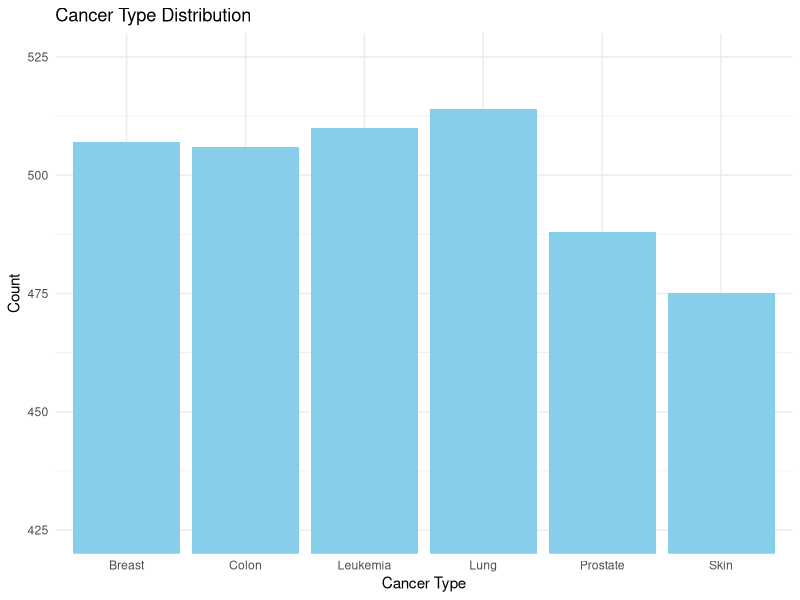
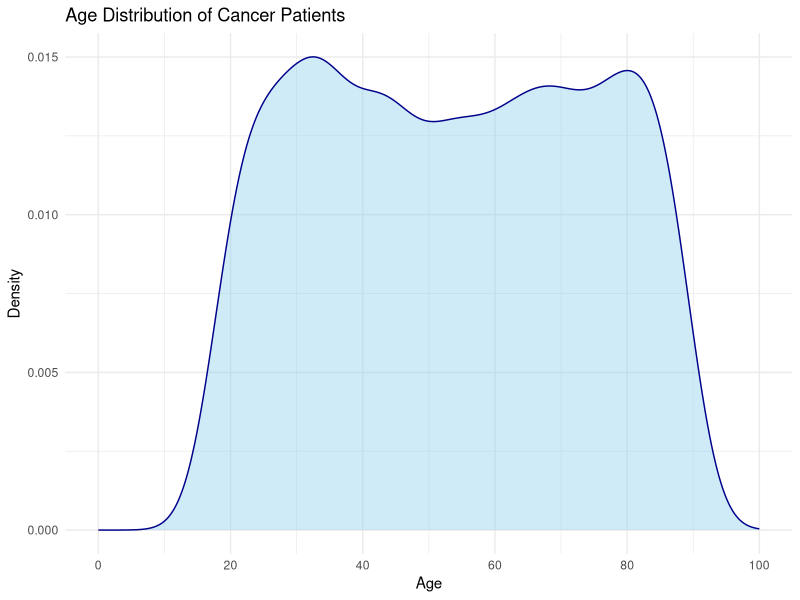
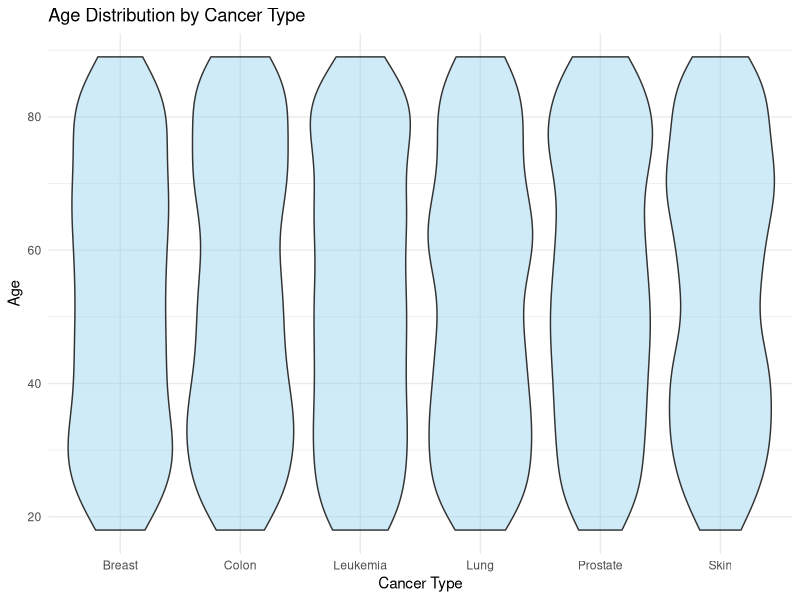
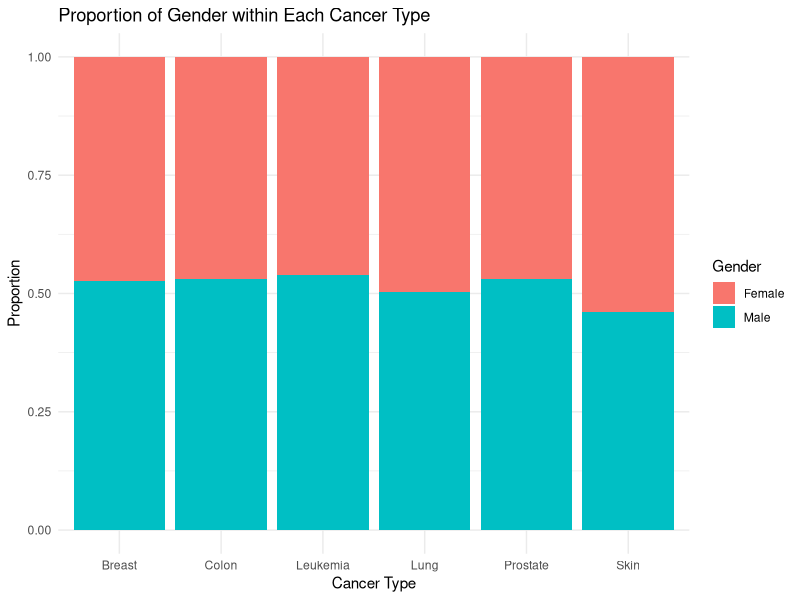
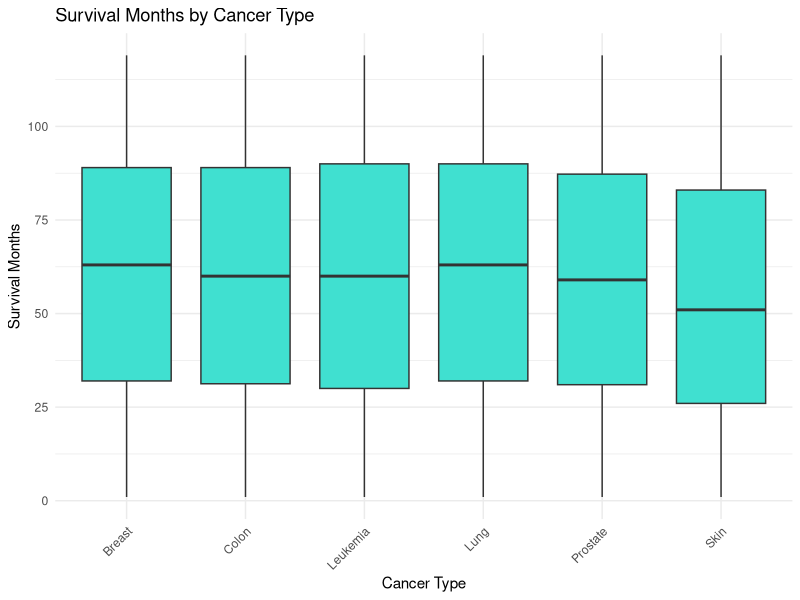
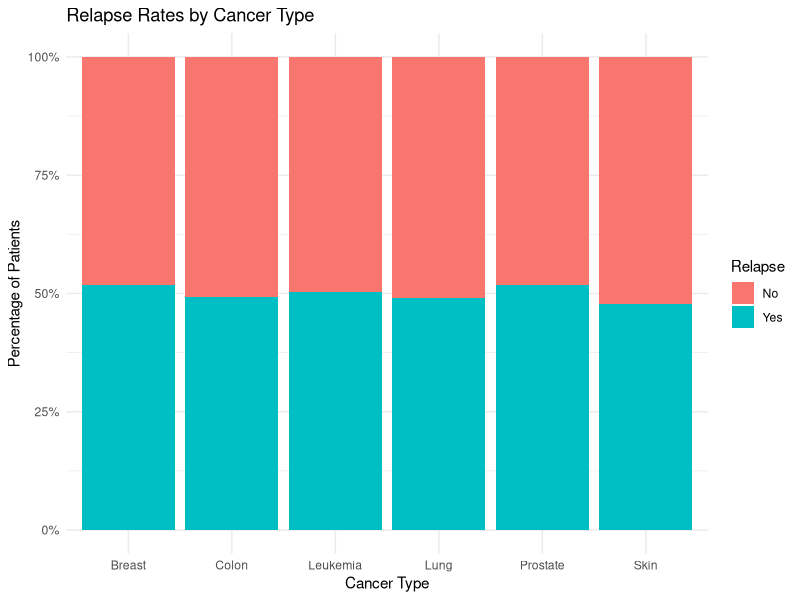
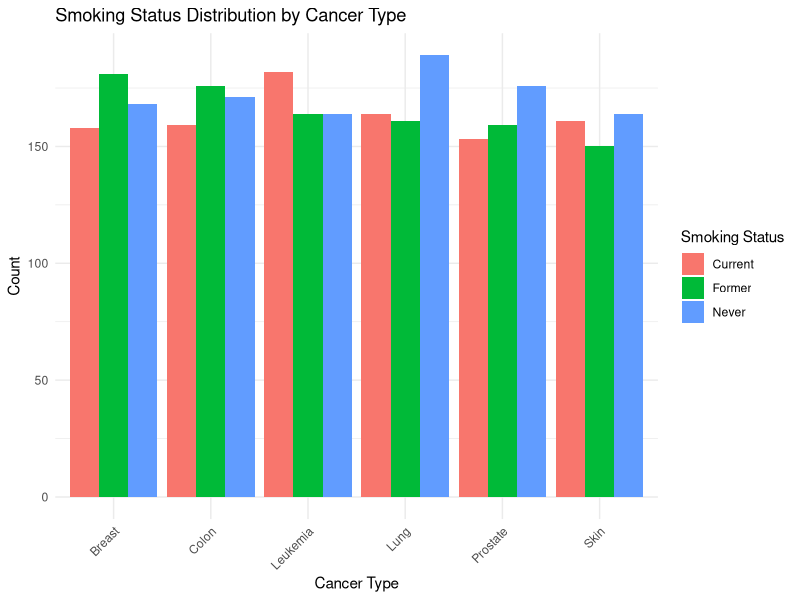
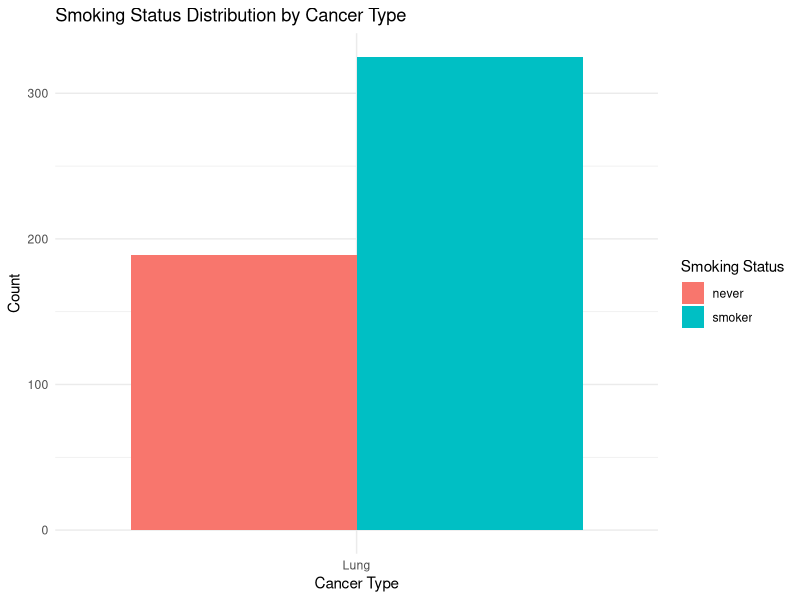

Write R code to recreate these figures, in order.
## ---- chunk 1
knitr::opts_chunk$set(echo = TRUE)
## ---- chunk 2
# Load required packages
library(tidyverse)

# Read the dataset (assumes file is in the same directory)
data <- read_csv("cancer_data_denmark.csv")

# View first few rows
head(data)
## ---- chunk 3
# Bar plot
plot_cancer_type <- ggplot(data, aes(x = Cancer_Type)) +
  geom_bar(fill = "skyblue") +
  coord_cartesian(ylim = c(425, 525)) +
  labs(
    title = "Cancer Type Distribution",
    x = "Cancer Type",
    y = "Count"
  ) +
  theme_minimal()

ggsave("plots/cancer_type_distribution.png", plot = plot_cancer_type, width = 8, height = 6, dpi = 300, bg = "white")

plot_cancer_type
## ---- chunk 4
plot_age <- ggplot(data, aes(x = Age)) +
  geom_density(fill = "skyblue", color = "darkblue", alpha = 0.4) +
  scale_x_continuous(limits = c(0, 100), breaks = seq(0, 100, 20)) +
  labs(
    title = "Age Distribution of Cancer Patients",
    x = "Age",
    y = "Density"
  ) +
  theme_minimal()

ggsave("plots/age_distribution.png", plot = plot_age, width = 8, height = 6, dpi = 300, bg = "white")

plot_age
## ---- chunk 5
plot_age_vs_cancertype <- ggplot(data, aes(x = Cancer_Type, y = Age)) + geom_violin(fill = "skyblue", alpha = 0.4) + labs(title = "Age Distribution by Cancer Type",
       x = "Cancer Type",
       y = "Age") +
  theme_minimal() 

ggsave("plots/age_vs_cancertype.png", plot = plot_age_vs_cancertype, width = 8, height = 6, dpi = 300, bg = "white")

plot_age_vs_cancertype
## ---- chunk 6
plot_gender_vs_cancertype <- ggplot(data, aes(x = Cancer_Type, fill = Gender)) +
  geom_bar(position = "fill") +
  labs(title = "Proportion of Gender within Each Cancer Type",
       x = "Cancer Type",
       y = "Proportion",
       fill = "Gender") +
  theme_minimal()

ggsave("plots/gender_vs_cancertype.png", plot = plot_gender_vs_cancertype, width = 8, height = 6, dpi = 300, bg = "white")

plot_gender_vs_cancertype
## ---- chunk 7
plot_survival_vs_cancertype <- ggplot(data, aes(x = Cancer_Type, y = Survival_Months)) +
  geom_boxplot(fill = "turquoise") +
  labs(title = "Survival Months by Cancer Type",
       x = "Cancer Type",
       y = "Survival Months") +
  theme_minimal() +
  theme(axis.text.x = element_text(angle = 45, hjust = 1))

ggsave("plots/survival_vs_cancertype.png", plot = plot_survival_vs_cancertype, width = 8, height = 6, dpi = 300, bg = "white")

plot_survival_vs_cancertype
## ---- chunk 8
plot_relapse_vs_cancertype <- ggplot(data, aes(x = Cancer_Type, fill = Relapse)) + scale_y_continuous(labels = scales::percent_format()) + geom_bar(position = "fill") + labs(
    title = "Relapse Rates by Cancer Type",
    x = "Cancer Type",
    y = "Percentage of Patients",
    fill = "Relapse"
  ) +
  theme_minimal()

ggsave("plots/relapse_vs_cancertype.png", plot = plot_relapse_vs_cancertype, width = 8, height = 6, dpi = 300, bg = "white")

plot_relapse_vs_cancertype

## ---- chunk 9
plot_smoking <- ggplot(data, aes(x = Cancer_Type, fill = Smoking_Status)) +
  geom_bar(position = "dodge") +  # proportions within cancer type
  labs(title = "Smoking Status Distribution by Cancer Type",
       x = "Cancer Type",
       y = "Count",
       fill = "Smoking Status") +
  theme_minimal() +
  theme(axis.text.x = element_text(angle = 45, hjust = 1))

ggsave("plots/smoking.png", plot = plot_smoking, width = 8, height = 6, dpi = 300, bg = "white")

plot_smoking

## ---- chunk 10
lung_cancer_data <- data %>% filter(Cancer_Type == "Lung") %>% mutate(Smoking_Status = ifelse(Smoking_Status == "Never", "never", "smoker")) #reminder of syntax: ifelse(condition, value_if_true, value_if_false)

plot_lung_cancer_data <- lung_cancer_data %>% ggplot(aes(x = Cancer_Type, fill = Smoking_Status)) + geom_bar(position = "dodge") + labs(title = "Smoking Status Distribution by Cancer Type",
       x = "Cancer Type",
       y = "Count",
       fill = "Smoking Status") +
  theme_minimal()

ggsave("plots/lung_cancer.png", plot = plot_lung_cancer_data, width = 8, height = 6, dpi = 300, bg = "white")

plot_lung_cancer_data
## ---- chunk 11
smokers_simplified <- data %>% mutate(Smoking_Status = ifelse(Smoking_Status == "Never", "never", "smoker"))
plot_smoking_simplified <- ggplot(smokers_simplified, aes(x = Cancer_Type, fill = Smoking_Status)) +
  geom_bar(position = "dodge") +  # proportions within cancer type
  labs(title = "Smoking Status Distribution by Cancer Type",
       x = "Cancer Type",
       y = "Count",
       fill = "Smoking Status") +
  theme_minimal() +
  theme(axis.text.x = element_text(angle = 45, hjust = 1))

ggsave("plots/smoking_simplified.png", plot = plot_smoking_simplified, width = 8, height = 6, dpi = 300, bg = "white")

plot_smoking_simplified
## ---- chunk 12
plot_alcohol <- ggplot(data, aes(x = Cancer_Type, fill = Alcohol_Consumption)) +
  geom_bar(position = "dodge") +
  labs(title = "Alcohol Consumption by Cancer Type",
       x = "Cancer Type",
       y = "Count",
       fill = "Alcohol Consumption") +
  theme_minimal()

ggsave("plots/alcohol.png", plot = plot_alcohol, width = 8, height = 6, dpi = 300, bg = "white")

plot_alcohol

alcohol_simplified <- data %>% mutate(Alcohol_Consumption = ifelse(Alcohol_Consumption == "None", "none", "drinker"), Alcohol_Consumption = factor(Alcohol_Consumption, levels = c("none", "drinker"))
  )
plot_alcohol_simplified <- alcohol_simplified %>% ggplot(aes(x = Cancer_Type, fill = Alcohol_Consumption)) +
  geom_bar(position = "dodge") +
  labs(title = "Alcohol Consumption by Cancer Type",
       x = "Cancer Type",
       y = "Count",
       fill = "Alcohol Consumption") +
  theme_minimal()

ggsave("plots/alcohol_simplified.png", plot = plot_alcohol_simplified, width = 8, height = 6, dpi = 300, bg = "white")

plot_alcohol_simplified

## ---- chunk 13
plot_family_history <- ggplot(data, aes(x = Cancer_Type, fill = Family_History)) + geom_bar(position = "fill") + labs(title = "Family History across Cancer Types", x = "Cancer Type", y = "Proportion", fill = "Family History") + theme_minimal()

ggsave("plots/family_history.png", plot = plot_family_history, width = 8, height = 6, dpi = 300, bg = "white")

plot_family_history
## ---- chunk 14
data %>% count(Treatment_Type)

plot_treatment_facet <- data %>%
  ggplot(aes(x = Treatment_Type, fill = Treatment_Type)) +
  geom_bar(position = "dodge") +
  facet_wrap(~ Cancer_Type) + #facet_wrap creates a subplot for each cancer type
  coord_flip() + #flipped coordinates bc labels are easier to read horizontally
  labs(
    title = "Treatment Types by Cancer Type",
    x = NULL,  
    y = "Count",
    fill = "Treatment Type"
  ) +
  theme_minimal() 

ggsave("plots/treatments.png", plot = plot_treatment_facet, width = 8, height = 6, dpi = 300, bg = "white")

plot_treatment_facet


